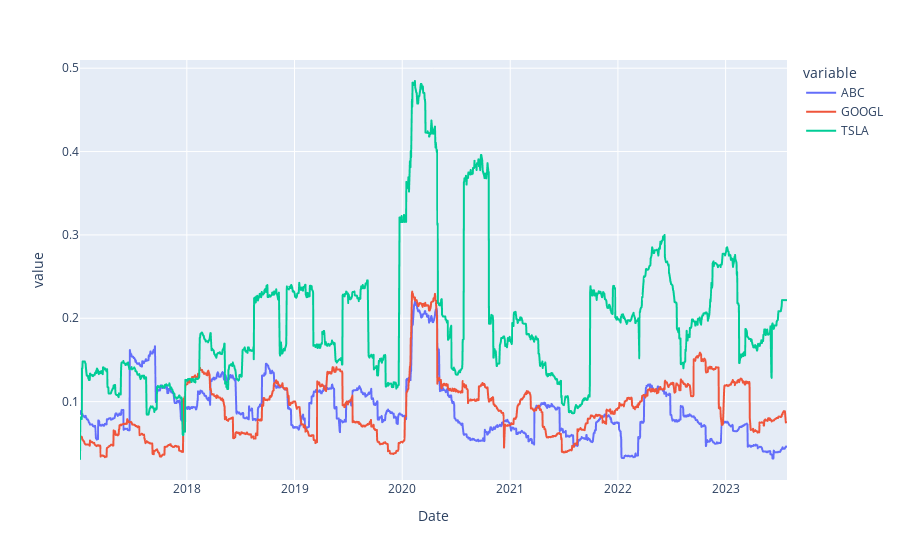

Source (notebook cell):
### Markdown cell above
# Sortino Ratio

## Similar to Sharpe Ratio, but instead of using all observations to calculate std, the Sortino only considers harmful variance

### Code cell
# Start by taking only negative volatilties
sortino_vol = log_returns[log_returns<0].rolling(window=LOOKBACK_PERIOD, center=True, min_periods=4).std()*np.sqrt(LOOKBACK_PERIOD)

# Same as before
sortino_ratio = (log_returns.rolling(window=LOOKBACK_PERIOD).mean() - Rf) *LOOKBACK_PERIOD/sortino_vol 

sortino_vol.plot()

### Figure 1 — Plotly figure (JSON) as saved in the notebook; plotly's stock layout.template omitted (floating-point values rounded to 4 significant figures; data arrays with more than 128 entries replaced by an {"elided": "..."} marker saying what was removed)
{"data": [{"hovertemplate": "variable=ABC<br>Date=%{x}<br>value=%{y}<extra></extra>", "legendgroup": "ABC", "line": {"color": "#636efa", "dash": "solid"}, "marker": {"symbol": "circle"}, "mode": "lines", "name": "ABC", "showlegend": true, "type": "scattergl", "x": {"elided": "1652 str values"}, "xaxis": "x", "y": {"elided": "1652 float values"}, "yaxis": "y"}, {"hovertemplate": "variable=GOOGL<br>Date=%{x}<br>value=%{y}<extra></extra>", "legendgroup": "GOOGL", "line": {"color": "#EF553B", "dash": "solid"}, "marker": {"symbol": "circle"}, "mode": "lines", "name": "GOOGL", "showlegend": true, "type": "scattergl", "x": {"elided": "1652 str values"}, "xaxis": "x", "y": {"elided": "1652 float values"}, "yaxis": "y"}, {"hovertemplate": "variable=TSLA<br>Date=%{x}<br>value=%{y}<extra></extra>", "legendgroup": "TSLA", "line": {"color": "#00cc96", "dash": "solid"}, "marker": {"symbol": "circle"}, "mode": "lines", "name": "TSLA", "showlegend": true, "type": "scattergl", "x": {"elided": "1652 str values"}, "xaxis": "x", "y": {"elided": "1652 float values"}, "yaxis": "y"}], "layout": {"legend": {"title": {"text": "variable"}, "tracegroupgap": 0}, "margin": {"t": 60}, "xaxis": {"anchor": "y", "domain": [0, 1], "title": {"text": "Date"}}, "yaxis": {"anchor": "x", "domain": [0, 1], "title": {"text": "value"}}}}
